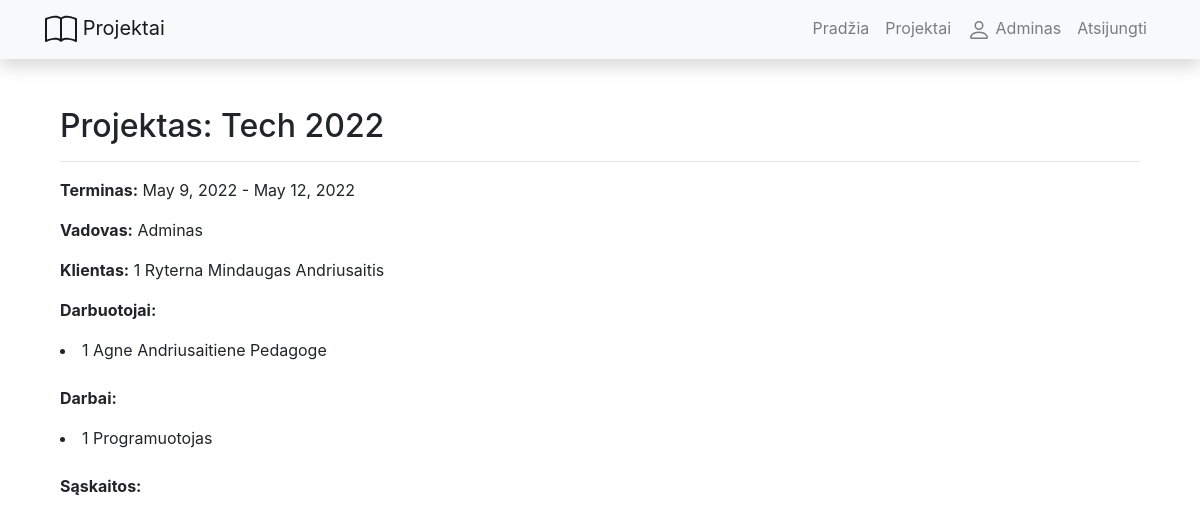
Screenshot of /projects/1/ (signed in) with the database file from the repository.
### projects/models.py (models this page shows, shortened)
class Project(models.Model):
    name = models.CharField('Name', max_length=200)
    start_date = models.DateField('Start date')
    end_date = models.DateField('End date')
    client = models.ForeignKey('Client', on_delete=models.SET_NULL, null=True)
    manager = models.ForeignKey(User, verbose_name="Manager", on_delete=models.SET_NULL, null=True)
    employees = models.ManyToManyField('Employee', verbose_name="Employees")

class Client(models.Model):
    name = models.CharField('Name', max_length=200, null=True)
    lastname = models.CharField('Lastname', max_length=200, null=True)
    company = models.CharField('Company', max_length=200)
    contacts = models.CharField('Contacts', max_length=200, null=True)
    def __str__(self):
        return f'{self.id} {self.company} {self.name} {self.lastname}'

class Employee(models.Model):
    name = models.CharField('Name', max_length=200)
    lastname = models.CharField('Lastname', max_length=200)
    position = models.CharField('Pareigos', max_length=200, null=True)
    def __str__(self):
        return f'{self.id} {self.name} {self.lastname} {self.position}'

class Job(models.Model):
    title = models.CharField('Title', max_length=200)
    info = models.TextField('Information', null=True)
    project = models.ForeignKey('Project', verbose_name="Project", on_delete=models.SET_NULL, null=True,
                                related_name='jobs')
    def __str__(self):
        return f'{self.id} {self.title}'

### projects/views.py (the view)
# urls.py: path('<int:pk>/', views.ProjectDetailView.as_view(), name='project'),
class ProjectDetailView(generic.DetailView):
    model = Project
    template_name = 'project.html'

### projects/templates/project.html (shortened to what this page needs)
{% extends "base.html" %}
{% block content %}
    <div class="container project">
    <h2>Projektas: {{ project.name }}</h2>
    <hr/>
    <p><strong>Terminas:</strong> {{ project.start_date }} - {{ project.end_date }}</p>
    <p><strong>Vadovas:</strong> {{ project.manager }}</p>
    <p><strong>Klientas:</strong> {{ project.client }}</p>
    <p><strong>Darbuotojai:</strong></p>
    {% for employee in project.employees.all %}
        <li>{{ employee }}</li>
    {% endfor %}
    <p><strong>Darbai:</strong></p>
    {% for job in project.jobs.all %}
        <li>{{ job }}</li>
    {% endfor %}
    <p><strong>Sąskaitos:</strong></p>
    </div>
{% endblock %}

### projects/templates/base.html (shortened to what this page needs)
<!DOCTYPE html>
<html lang="en">
<head>
    <link rel="stylesheet" href="https://maxcdn.bootstrapcdn.com/bootstrap/4.5.0/css/bootstrap.min.css">
</head>
<body>
<nav class="navbar navbar-expand-lg navbar-light bg-light static-top mb-5 shadow">
    <div class="container">
        <a class="navbar-brand" href="#">
            Projektai</a>
        <div class="collapse navbar-collapse" id="navbarResponsive">
            <ul class="navbar-nav ml-auto">
                <li class="nav-item">
                    <a class="nav-link" href="">Pradžia</a>
                </li>
                <li class="nav-item">
                    <a class="nav-link" href="{% url 'projects' %}">Projektai</a>
                </li>
                {% if user.is_authenticated %}
            <li class="nav-item"><a class="nav-link" href="#">
            {{ user.get_username }}</a></li>
            <li class="nav-item"><a class="nav-link" href="{% url 'logout'%}?next=/projects">Atsijungti</a></li>
          {% else %}
            <li class="nav-item"><a class="nav-link" href="{% url 'login'%}?next={{request.path}}">Prisijungti</a></li>
            <li class="nav-item"><a class="nav-link" href="#">Registruotis</a></li>
          {% endif %}
            </ul>
        </div>
    </div>
</nav>
<div class="container">
    {% block content %}{% endblock %}
</div>
</body>
</html>

### rows the page displays
Project: name "Tech 2022", start_date "May 9, 2022", end_date "May 12, 2022", manager "Adminas", client "1 Ryterna Mindaugas Andriusaitis"
Employee: id+name+lastname "1 Agne Andriusaitiene Pedagoge"
Job: id+title "1 Programuotojas"

### other values shown
{{ user.get_username }} "Adminas"
